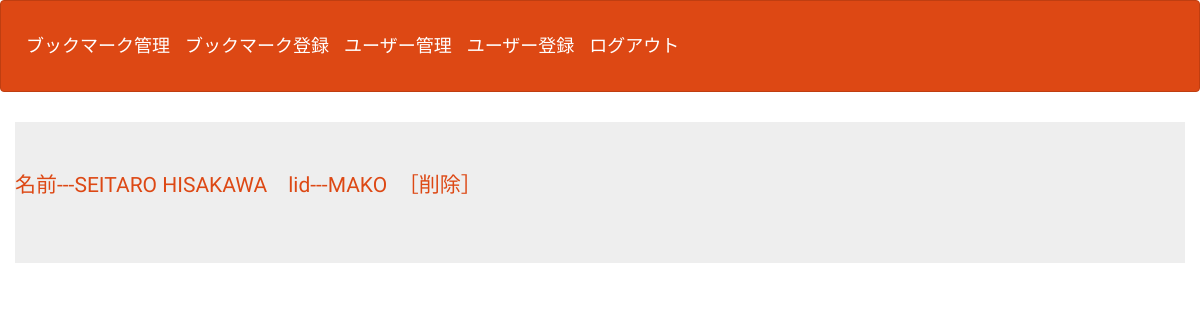
Page /user_select.php on the earlier database version.
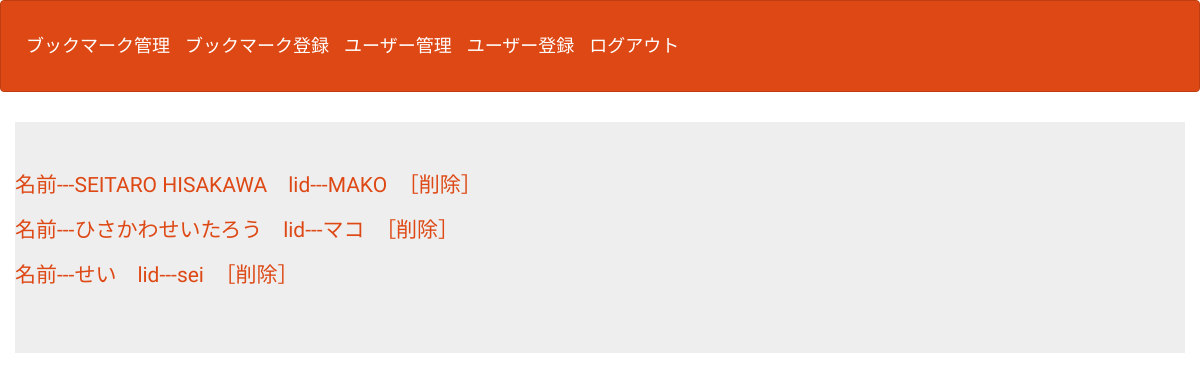
Same page on the later database version.
### tables this page shows
CREATE TABLE IF NOT EXISTS `gs_user_table` (
`id` int(12) NOT NULL,
  `name` varchar(64) NOT NULL,
  `lid` varchar(128) NOT NULL,
  `lpw` varchar(64) NOT NULL,
  `kanri_flg` int(1) NOT NULL COMMENT '0=通常ユーザー　1=管理者',
  `life_flg` int(1) NOT NULL COMMENT '0=使用中　1=退会'
);

### user_select.php (the view, shortened to what this page needs)
<?php
$pdo = db_conn();
$stmt = $pdo->prepare('SELECT * FROM gs_user_table');
$status = $stmt->execute();
$view='';
if($status==false){
  errorMsg($stmt);
}else{
  while( $result = $stmt->fetch(PDO::FETCH_ASSOC)){
    $view .= '<p>';
    $view .= '<a href="user_detail.php?id='.$result['id'].'">';
    $view .= '名前---'.$result['name'].'　lid---'.$result['lid'];
    $view .= '</a>';
    $view .= '　';
    $view .= '<a href="user_delete.php?id='.$result['id'].'">';
    $view .= '［削除］';
    $view .= '</a>';
    $view .= '</p>';
  }
}
?>
<!DOCTYPE html>
<html lang="ja">
<head>
<link rel="stylesheet" href="css/range.css">
<link href="css/bootstrap.min.css" rel="stylesheet">
</head>
<body id="main">
<header>
  <nav class="navbar navbar-default">
    <div class="container-fluid">
    <div class="navbar-header">
      <a class="navbar-brand" href="select.php">ブックマーク管理</a>
      <a class="navbar-brand" href="index.php">ブックマーク登録</a>
      <a class="navbar-brand" href="user_select.php">ユーザー管理</a>
      <a class="navbar-brand" href="user_index.php">ユーザー登録</a>
      <a class="navbar-brand" href="logout.php">ログアウト</a>
    </div>
    </div>
  </nav>
</header>
<div>
    <div class="container jumbotron"><?=$view?></div>
  </div>
</body>
</html>

### user_select.php (style rules this page uses)
div { padding: 10px;font-size:16px; }

Differences in the rows shown:
added gs_user_table: value "名前---ひさかわせいたろう lid---マコ ［削除］"
added gs_user_table: value "名前---せい lid---sei ［削除］"
